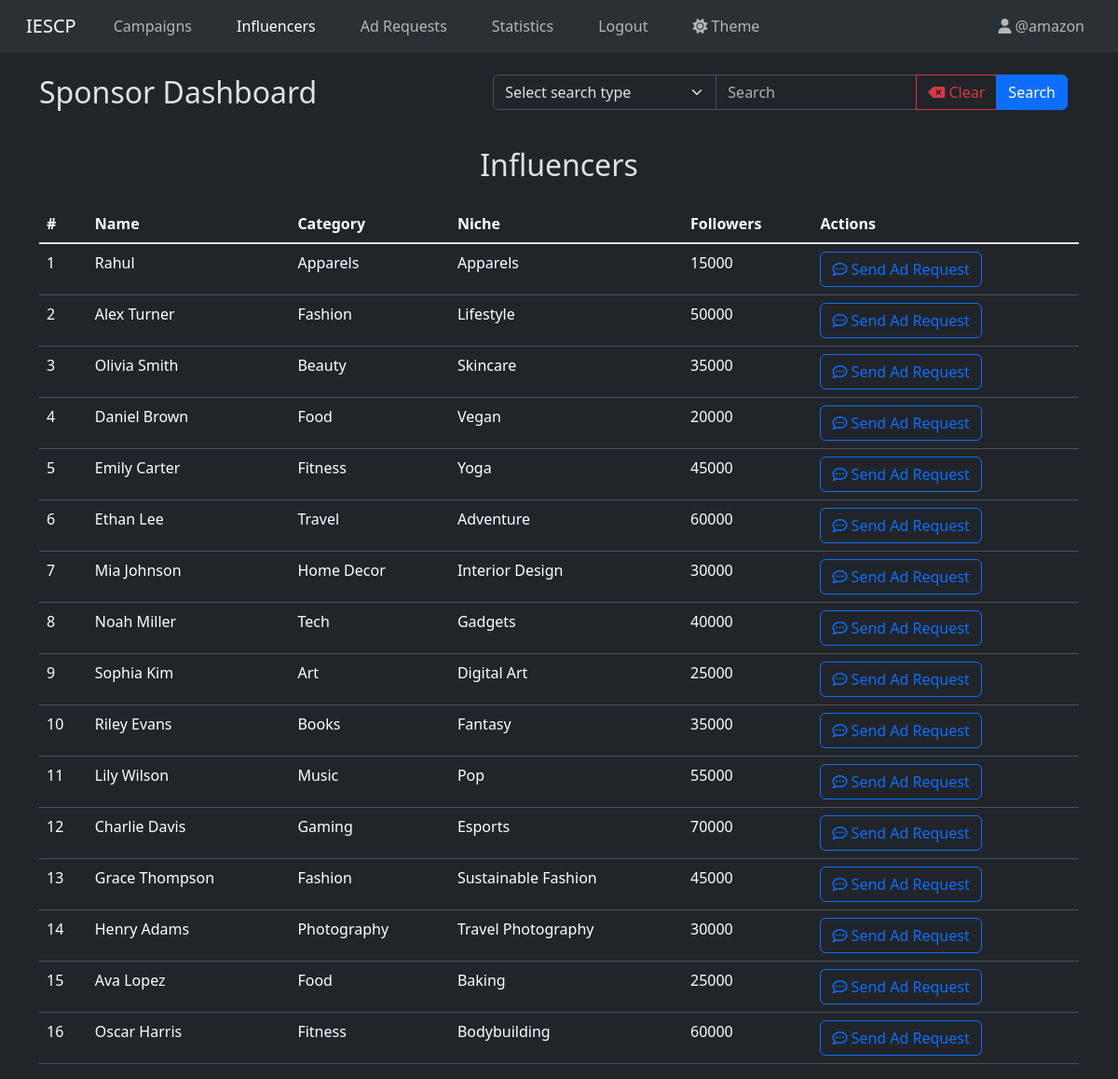
Screenshot of /sponsor/dashboard/influencers (signed in) with the database file from the repository.
### models.py (models this page shows)
class User(db.Model, UserMixin):
  __tablename__ = "user"
  id = db.Column(db.Integer, primary_key=True)
  name = db.Column(db.String(50), nullable=False)
  username = db.Column(db.String(50), nullable=False, unique=True)
  password_hash = db.Column(db.String(256), nullable=False)
  user_type = db.Column(db.Enum('influencer', 'sponsor', 'admin'), nullable=False)
  flagged = db.Column(db.Boolean, nullable=False, default=False)
  theme = db.Column(db.Enum('light', 'dark'), nullable=False, default='light')
  category = db.Column(db.String(50), nullable=True)
  niche = db.Column(db.String(50), nullable=True)
  follower_count = db.Column(db.Integer, nullable=True)
  platforms = db.Column(db.String(150), nullable=True)
  industry = db.Column(db.String(50), nullable=True)
  budget = db.Column(db.Integer, nullable=True)

### controllers.py (the view, shortened to what this page needs)
@app.route("/sponsor/dashboard/influencers", methods=["GET", "POST"])
@login_required
@sponsor_required
def sponsor_dashboard_influencers():
    return render_template("sponsor/find_influencers.html", user=current_user, influencers=User.query.filter_by(user_type="influencer", flagged=False).all())

### controllers.py (called while the page is built)
def sponsor_required(func):
    @wraps(func)
    def wrapper(*args, **kwargs):
        if current_user.user_type != "sponsor":
            flash("You do not have permission to access this page.", category="danger")
            if current_user.user_type == "admin":
                return redirect(url_for("admin_dashboard"))
            elif current_user.user_type == "influencer":
                return redirect(url_for("influencer_dashboard"))
        return func(*args, **kwargs)
    return wrapper

@login_manager.user_loader
def load_user(user_id):
    return User.query.get(int(user_id))

### templates/sponsor/find_influencers.html
{% extends "base.html" %}
{% block content %}
<div class="d-flex justify-content-between mt-4 mb-4">
  <div><h1 class="h2">Sponsor Dashboard</h1></div>
  <div>{% include "sponsor/influencer_search.html" with context %}</div>
</div>
<h2 class="h2 text-center">Influencers</h2>
{% if influencers | length == 0 %}
  <p class="text-sm text-muted text-center mt-4">No influencers.</p>
{% else %}
  <table class="table table-hover mt-4">
    <thead>
      <th scope="col">#</th>
      <th scope="col">Name</th>
      <th scope="col">Category</th>
      <th scope="col">Niche</th>
      <th scope="col">Followers</th>
      <th scope="col">Actions</th>
    </thead>
    <tbody class="table-group-divider">
      {% for influencer in influencers %}
        <tr>
          <td>{{ loop.index }}</td>
          <td>{{ influencer.name }}</td>
          <td>{{ influencer.category }}</td>
          <td>{{ influencer.niche }}</td>
          <td>{{ influencer.follower_count }}</td>
          <td>
            <a href="{{url_for("sponsor_send_adrequest", influencer_id=influencer.id)}}" class="btn btn-outline-primary"><i class="fa-regular fa-comment-dots"></i> Send Ad Request</a>
          </td>
        </tr>
      {% endfor %}
    </tbody>
  </table>
{% endif %}
{% endblock %}

### templates/base.html (shortened to what this page needs)
<!DOCTYPE html>
{% if user %}
  <html lang="en" data-bs-theme="{{user.theme}}">
{% else %}
  <html lang="en">
{% endif %}
<head>
  <link href="https://cdn.jsdelivr.net/npm/bootstrap@5.3.3/dist/css/bootstrap.min.css" rel="stylesheet">
</head>
<body>
  {% include "navbar.html" with context %}
  <div class="container">
    {% block content %}
    {% endblock %}
  </div>
</body>
</html>

### templates/navbar.html (shortened to what this page needs)
<nav class="navbar navbar-expand-lg bg-body-tertiary">
  <div class="container-fluid">
    {% if user and user.user_type == "admin" %}
      <a class="navbar-brand mx-3" href="{{url_for('admin_dashboard')}}">IESCP</a>
    {% elif user and user.user_type == "influencer" %}
      <a class="navbar-brand mx-3" href="{{url_for('influencer_dashboard')}}">IESCP</a>
    {% elif user and user.user_type == "sponsor" %}
      <a class="navbar-brand mx-3" href="{{url_for('sponsor_dashboard')}}">IESCP</a>
    {% else %}
      <a class="navbar-brand mx-3" href="{{url_for('user_login')}}">IESCP</a>
    {% endif %}
    <div class="collapse navbar-collapse" id="navbarNav">
      {% if user %}
        {% if user.user_type == "sponsor" %}
          <ul class="navbar-nav me-auto">
            <li class="nav-item mx-3">
              <a class="{{ 'nav-link active' if request.path == url_for('sponsor_dashboard') else 'nav-link' }}" href="{{url_for('sponsor_dashboard')}}">Campaigns</a>
            </li>
            <li class="nav-item mx-3">
              <a class="{{ 'nav-link active' if request.path == url_for('sponsor_dashboard_influencers') else 'nav-link' }}" href="{{url_for('sponsor_dashboard_influencers')}}">Influencers</a>
            </li>
            <li class="nav-item mx-3">
              <a class="{{ 'nav-link active' if request.path == url_for('sponsor_dashboard_adrequests') else 'nav-link' }}" href="{{url_for('sponsor_dashboard_adrequests')}}">Ad Requests</a>
            </li>
            <li class="nav-item mx-3">
              <a class="{{ 'nav-link active' if request.path == url_for('sponsor_statistics') else 'nav-link' }}" href="{{url_for('sponsor_statistics')}}">Statistics</a>
            </li>
            <li class="nav-item mx-3">
              <a class="nav-link btn btn-outline-danger" href="{{url_for('logout')}}">Logout</a>
            </li>
            <li class="nav-item mx-3">
              <a class="nav-link" href="{{url_for('change_theme')}}">
                {% if user.theme == 'light' %}
                  <i class="fa-solid fa-moon"></i>
                {% else %}
                  <i class="fa-solid fa-sun"></i>
                {% endif %}
                Theme
              </a>
            </li>
          </ul>
          <ul class="navbar-nav">
            <li class="nav-item">
              <a class="nav-link mx-3" href="{{url_for('sponsor_profile')}}"><i class="fa-solid fa-user"></i> @{{user.username}}</a>
            </li>
          </ul>
        {% endif %}
      {% endif %}
    </div>
  </div>
</nav>

### templates/sponsor/influencer_search.html (shortened to what this page needs)
<div class="container-fluid">
  <div class="row">
    <div class="col-md">
      <form action="" method="post">
        <div class="input-group mb-3">
          <select class="form-select" name="search_type" id="selector">
            <option value="" selected>Select search type</option>
          </select>
          <input type="text" name="search" id="search" class="form-control" placeholder="Search">
          <a href="" class="btn btn-outline-danger"><i class="fa-solid fa-backspace"></i> Clear</a>
          <button type="submit" class="btn btn-primary">Search</button>
        </div>
      </form>
    </div>
  </div>
</div>

### rows the page displays
User: username "amazon"
User: name "Rahul", category "Apparels", niche "Apparels", follower_count "15000"
User: name "Alex Turner", category "Fashion", niche "Lifestyle", follower_count "50000"
User: name "Olivia Smith", category "Beauty", niche "Skincare", follower_count "35000"
User: name "Daniel Brown", category "Food", niche "Vegan", follower_count "20000"
User: name "Emily Carter", category "Fitness", niche "Yoga", follower_count "45000"
User: name "Ethan Lee", category "Travel", niche "Adventure", follower_count "60000"
User: name "Mia Johnson", category "Home Decor", niche "Interior Design", follower_count "30000"
User: name "Noah Miller", category "Tech", niche "Gadgets", follower_count "40000"
User: name "Sophia Kim", category "Art", niche "Digital Art", follower_count "25000"
User: name "Riley Evans", category "Books", niche "Fantasy", follower_count "35000"
User: name "Lily Wilson", category "Music", niche "Pop", follower_count "55000"
User: name "Charlie Davis", category "Gaming", niche "Esports", follower_count "70000"
User: name "Grace Thompson", category "Fashion", niche "Sustainable Fashion", follower_count "45000"
User: name "Henry Adams", category "Photography", niche "Travel Photography", follower_count "30000"
User: name "Ava Lopez", category "Food", niche "Baking", follower_count "25000"
User: name "Oscar Harris", category "Fitness", niche "Bodybuilding", follower_count "60000"
